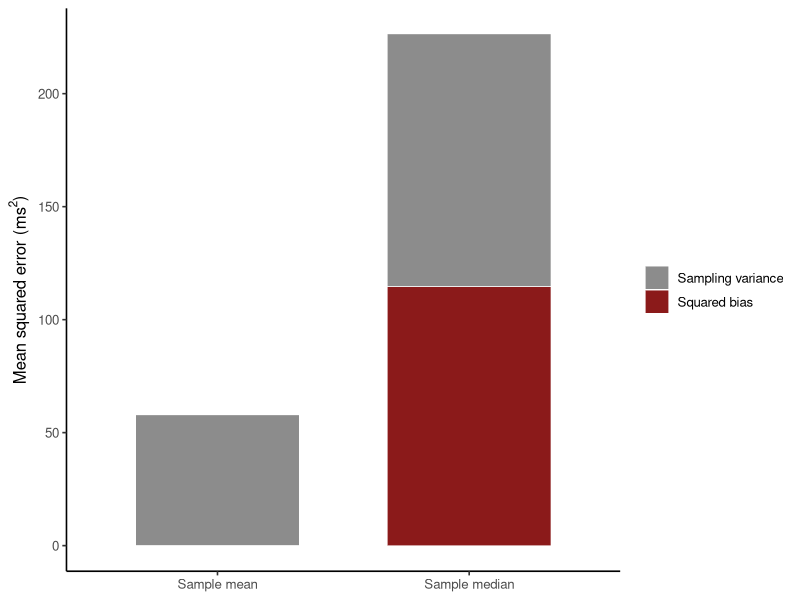

The R source for this figure:
## ---- chunk 1
#| label: hillenbrand-mse
library(ggplot2)

vowels <- read.csv(
  "data/hillenbrand/vowels-complete.csv",
  stringsAsFactors = FALSE
)
x <- subset(vowels, speaker_type == "woman" & vowel == "I")$duration_ms
theta <- mean(x)
n <- length(x)

set.seed(20261019)
replicates <- 20000L
draws <- replicate(replicates, sample(x, n, replace = TRUE), simplify = FALSE)
estimates <- list(
  `Sample mean` = vapply(draws, mean, numeric(1)),
  `Sample median` = vapply(draws, median, numeric(1))
)

mse_table <- do.call(rbind, lapply(names(estimates), function(name) {
  value <- estimates[[name]]
  bias <- mean(value) - theta
  variance <- mean((value - mean(value))^2)
  mse <- mean((value - theta)^2)
  data.frame(estimator = name, variance_ms2 = variance,
             squared_bias_ms2 = bias^2, mse_ms2 = mse)
}))

stopifnot(max(abs(
  mse_table$mse_ms2 - mse_table$variance_ms2 - mse_table$squared_bias_ms2
)) < 1e-8)
mse_table
## ---- chunk 2
#| label: plot-hillenbrand-mse
#| fig-cap: "Variance and squared-bias components of MSE for estimating the empirical mean."
mse_components <- rbind(
  data.frame(estimator = mse_table$estimator,
             component = "Sampling variance", value_ms2 = mse_table$variance_ms2),
  data.frame(estimator = mse_table$estimator,
             component = "Squared bias", value_ms2 = mse_table$squared_bias_ms2)
)

ggplot(mse_components, aes(estimator, value_ms2, fill = component)) +
  geom_col(width = 0.65, color = "white", linewidth = 0.2) +
  scale_fill_manual(values = c("Sampling variance" = "grey55",
                               "Squared bias" = "#8B1A1A")) +
  labs(x = NULL, y = expression("Mean squared error (ms"^2*")"), fill = NULL) +
  theme_classic(base_size = 12)
